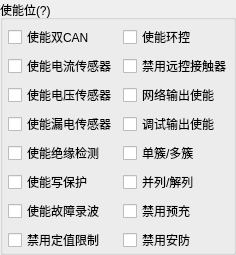
        <widget class="QGroupBox" name="G_FuncMask">
         <property name="title">
          <string>使能位(?)</string>
         </property>
         <layout class="QGridLayout" name="gridLayout_8">
          <property name="leftMargin">
           <number>5</number>
          </property>
          <property name="topMargin">
           <number>5</number>
          </property>
          <property name="rightMargin">
           <number>0</number>
          </property>
          <property name="bottomMargin">
           <number>0</number>
          </property>
          <property name="spacing">
           <number>5</number>
          </property>
          <item row="0" column="0">
           <widget class="QCheckBox" name="bFunc0">
            <property name="text">
             <string>使能双CAN</string>
            </property>
           </widget>
          </item>
          <item row="5" column="1">
           <widget class="QCheckBox" name="bFunc13">
            <property name="text">
             <string>并列/解列</string>
            </property>
           </widget>
          </item>
          <item row="0" column="1">
           <widget class="QCheckBox" name="bFunc8">
            <property name="text">
             <string>使能环控</string>
            </property>
           </widget>
          </item>
          <item row="1" column="1">
           <widget class="QCheckBox" name="bFunc9">
            <property name="text">
             <string>禁用远控接触器</string>
            </property>
           </widget>
          </item>
          <item row="1" column="0">
           <widget class="QCheckBox" name="bFunc1">
            <property name="text">
             <string>使能电流传感器</string>
            </property>
           </widget>
          </item>
          <item row="2" column="0">
           <widget class="QCheckBox" name="bFunc2">
            <property name="text">
             <string>使能电压传感器</string>
            </property>
           </widget>
          </item>
          <item row="3" column="0">
           <widget class="QCheckBox" name="bFunc3">
            <property name="text">
             <string>使能漏电传感器</string>
            </property>
           </widget>
          </item>
          <item row="4" column="0">
           <widget class="QCheckBox" name="bFunc4">
            <property name="text">
             <string>使能绝缘检测</string>
            </property>
           </widget>
          </item>
          <item row="5" column="0">
           <widget class="QCheckBox" name="bFunc5">
            <property name="text">
             <string>使能写保护</string>
            </property>
           </widget>
          </item>
          <item row="4" column="1">
           <widget class="QCheckBox" name="bFunc12">
            <property name="text">
             <string>单簇/多簇</string>
            </property>
           </widget>
          </item>
          <item row="3" column="1">
           <widget class="QCheckBox" name="bFunc11">
            <property name="text">
             <string>调试输出使能</string>
            </property>
           </widget>
          </item>
          <item row="2" column="1">
           <widget class="QCheckBox" name="bFunc10">
            <property name="text">
             <string>网络输出使能</string>
            </property>
           </widget>
          </item>
          <item row="6" column="1">
           <widget class="QCheckBox" name="bFunc14">
            <property name="text">
             <string>禁用预充</string>
            </property>
           </widget>
          </item>
          <item row="6" column="0">
           <widget class="QCheckBox" name="bFunc6">
            <property name="text">
             <string>使能故障录波</string>
            </property>
           </widget>
          </item>
          <item row="7" column="0">
           <widget class="QCheckBox" name="bFunc7">
            <property name="text">
             <string>禁用定值限制</string>
            </property>
           </widget>
          </item>
          <item row="7" column="1">
           <widget class="QCheckBox" name="bFunc15">
            <property name="text">
             <string>禁用安防</string>
            </property>
           </widget>
          </item>
         </layout>
        </widget>
